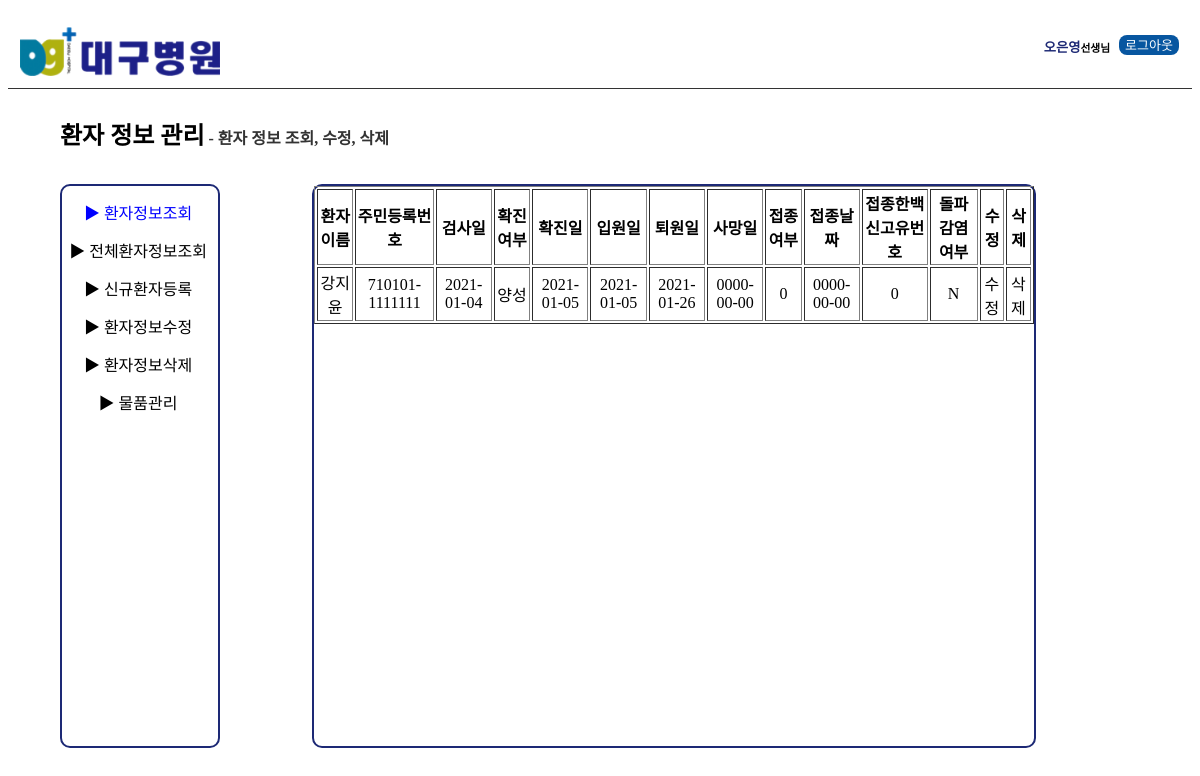
The app's page /php/select_DD.php?pid=710101-1111111 with its own data.
### tables this page shows
CREATE TABLE `patient_table` (
  `patient_num` INT AUTO_INCREMENT,   
  `patient_name` VARCHAR(3) NOT NULL,   
  `pid` VARCHAR(14) NOT NULL,   
  `hospital_name` VARCHAR(5) NOT NULL,  
  `check_date` DATE NULL,  
  `COVID19_test_result` VARCHAR(2) NOT NULL,   
  `COVID19_diagnosis` DATE NULL,   
  `hospitalization_date` DATE NULL,   
  `discharge_date` DATE NULL,   
  `death_date` DATE NULL,   
  `inoculation` INT NOT NULL,   
  `vaccination_date` DATE NOT NULL,   
  `vaccine_num` VARCHAR(10) NULL,   
  `breakthrough_infection` VARCHAR(1) NOT NULL,  
  PRIMARY KEY (`patient_num`),
  FOREIGN KEY(hospital_name) REFERENCES hospital_table(hospital_name),
  FOREIGN KEY(pid) REFERENCES public_table(pid)
  );

### php/select_DD.php (the view, shortened to what this page needs)
<!doctype html>
<HTML>
<Head>
</Head>
<body>
<div id = "header">
<img src="대구병원로고.png" width = 200, height = auto>
<div class = "name">
<h5>오은영</h5><h6>선생님</h6>
</div>
<div class= "logout">
로그아웃
</div>
</div>
<div id = "content">
<h2>  환자 정보 관리 </h2>
<div class = "st">
 <strong> - 환자 정보 조회, 수정, 삭제 </strong>
</div>
</div>
<div id = "main">
<div id = "form">
<a href="select_D.php" style="color:blue"> ▶ 환자정보조회 </a>
<a href="전체환자조회_대구.php" > ▶ 전체환자정보조회 </a>
<a href="insert_D.php" > ▶ 신규환자등록 </a>
<a href="update_D.php" > ▶ 환자정보수정 </a>
<a href="delete_D.php" > ▶ 환자정보삭제 </a>
<a href="물품관리_대구.php" > ▶ 물품관리 </a>
</div>
<div id ="m">
<?php
   $con=mysqli_connect("localhost", "root", "1234", "govdb") or die("MySQL 접속 실패 !!");
   $sql ="SELECT patient_table.patient_name, patient_table.pid,
   patient_table.check_date, patient_table.COVID19_test_result, patient_table.COVID19_diagnosis,
   patient_table.hospitalization_date, patient_table.discharge_date, patient_table.death_date, patient_table.inoculation,
   patient_table. vaccination_date,patient_table. vaccine_num, patient_table. breakthrough_infection
   FROM patient_table WHERE pid='".$_GET['pid']."' AND patient_table.hospital_name='대구병원'";
   $ret = mysqli_query($con, $sql);
   echo "<TABLE border=1>";
   echo "<TR>";
   echo "<TH>환자이름</TH><TH>주민등록번호</TH><TH>검사일</TH><TH>확진여부</TH>";
   echo "<TH>확진일</TH><TH>입원일</TH><TH>퇴원일</TH><TH>사망일</TH><TH>접종여부</TH><TH>접종날짜</TH><TH>접종한백신고유번호</TH><TH>돌파감염여부</TH><TH>수정</TH><TH>삭제</TH>";
   echo "</TR>";
   while($row=mysqli_fetch_array($ret))
   {
   echo "<TR>";
   echo "<TD>", $row['patient_name'], "</TD>";
   echo "<TD>", $row['pid'], "</TD>";
   echo "<TD>", $row['check_date'], "</TD>";
   echo "<TD>", $row['COVID19_test_result'], "</TD>";
   echo "<TD>", $row['COVID19_diagnosis'], "</TD>";
   echo "<TD>", $row['hospitalization_date'], "</TD>";
   echo "<TD>", $row['discharge_date'], "</TD>";
   echo "<TD>", $row['death_date'], "</TD>";
   echo "<TD>", $row['inoculation'], "</TD>";
   echo "<TD>", $row['vaccination_date'], "</TD>";
   echo "<TD>", $row['vaccine_num'], "</TD>";
   echo "<TD>", $row['breakthrough_infection'], "</TD>";
   echo "<TD>", "<a href='update_DD.php?pid=",$_GET['pid'],  "'>수정</a></TD>";
   echo "<TD>", "<a href='delete_DD.php?pid=",$_GET['pid'],  "'>삭제</a></TD>";
   echo "</TR>";
   }
   echo "</TABLE>";
?>
</div>
</div>
</body>
</HTML>

### php/select_DD.php (style rules this page uses)
a { color : black; text-decoration:none; }
img { display : inline-block; position: absolute; top:27px; left:20px }
h2 { display : inline-block }
h5, h6 { display : inline-block }
h5 { color : #1d2975 }
#header { width:100%; height:80px; display : block; border-bottom : 1px solid #333 }
.st { display : inline-block; color:#333 }
.name { display : inline-block; position: absolute; top:15px; right:90px }
.logout { width: 60px; height:20px; background:#0756a0; display : inline-block; border-radius : 8px; color:white; float:right; position:absolute; top : 35px; right : 21px; font-size:13px; text-align:center }
#content { position:absolute; top:12%; left:5%; }
#form { position: absolute; top:23%; left : 5%; text-align :center; display:block; width:13%; height:70%; border : 2.5px solid #1d2975; border-radius:10px; }
#m { position: absolute; top:23%; left : 26%; text-align :center; display:block; width:60%; height:70%; border : 2.5px solid #1d2975; border-radius:10px; }
a { display : block; padding-top : 9%; padding-right : 2.5% }

### records on screen
patient_table: patient_name "강지윤", pid "710101-1111111", check_date "2021-01-04", COVID19_test_result "양성", COVID19_diagnosis "2021-01-05", hospitalization_date "2021-01-05", discharge_date "2021-01-26", death_date "0000-00-00", inoculation "0", vaccination_date "0000-00-00", vaccine_num "0", breakthrough_infection "N"
